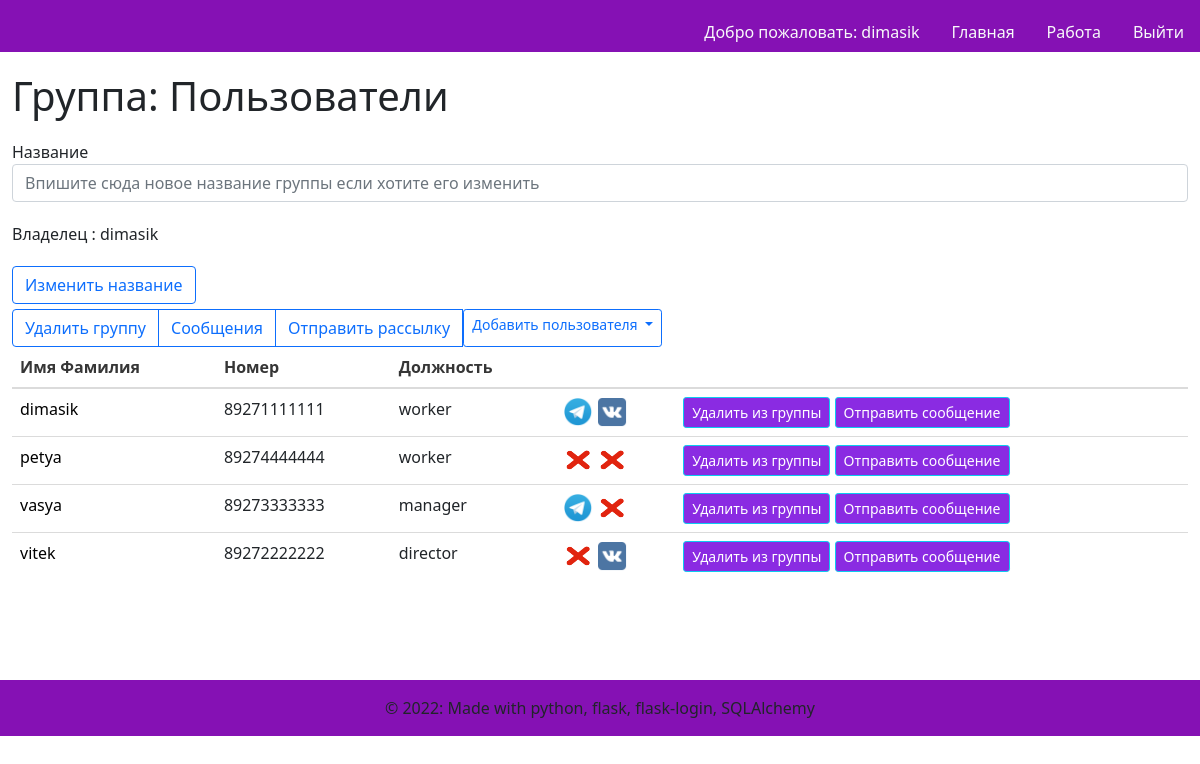
The app's page /3/editgroup (signed in), older data.
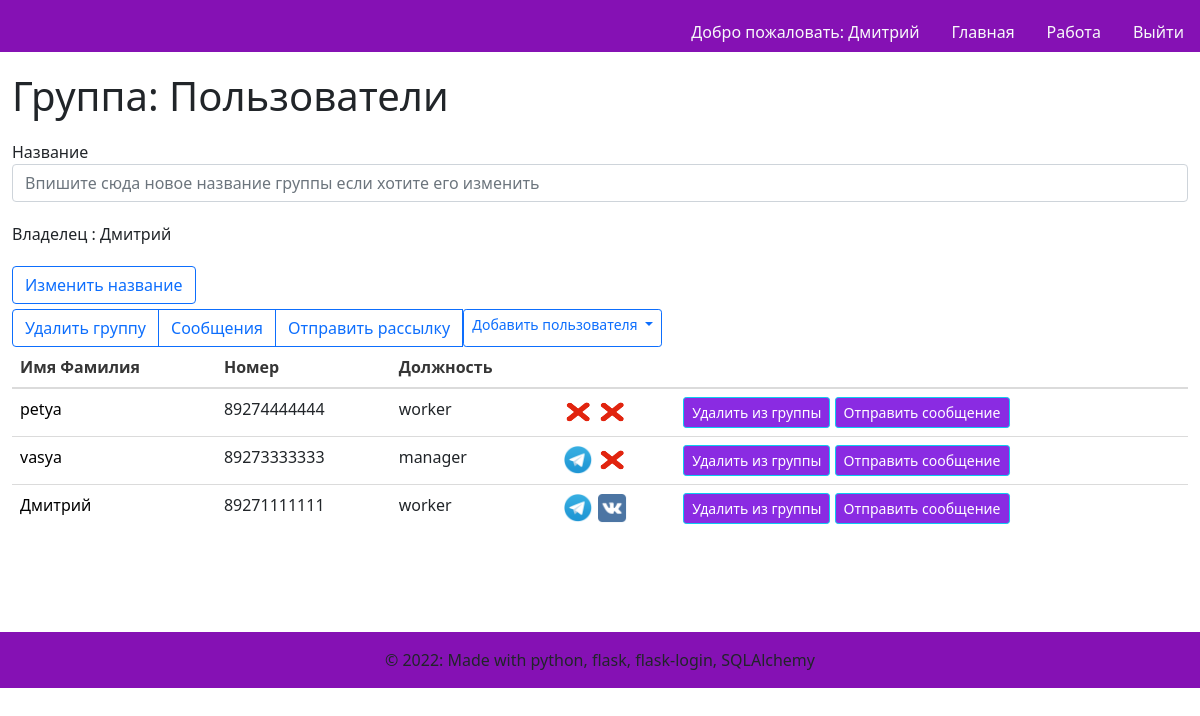
The same page, newer data.
### models.py (models this page shows)
class User(UserMixin, db.Model):
    id = db.Column(db.Integer,
                   nullable=False,
                   unique=True,
                   primary_key=True,
                   autoincrement=True)  # primary keys are required by SQLAlchemy
    password = db.Column(db.String(100))  # пароль есть только у администраторов и модераторов
    name = db.Column(db.String(100))  # имя фамилия
    phone_number = db.Column(db.String(11), unique=True)  # номер телефона
    vk_authorized = db.Column(db.Boolean)  # авторизован вк или нет
    tlg_authorized = db.Column(db.Boolean)  # авторизован в телеграм или нет
    status = db.Column(db.String(30))  # статус пользователя(ожидает подтверждения\в архиве\подтвержден)
    app_role = db.Column(db.String(20))  # роль в приложении(админ, модератор, пользователь)
    organisation_role = db.Column(db.String(100))  # должность в организации

### groups.py (the view)
@groups.route('/<int:id>/editgroup')
@login_required
def editgroup(id):
    group = Group.query.filter_by(id=id).first()
    if current_user.app_role != ADMIN and current_user.id != group.owner_id:
        flash(f'Только модератор группы и администраторы могут просматривать информацию о группе {group.name}!')
        return redirect(url_for('main.workallusers'))
    owner = User.query.filter_by(id=group.owner_id).first()
    relations = db.session.query(users_groups_relations).filter_by(group_id=group.id).all()
    group_users = []
    for row in relations:
        group_users.append(row.user_id)
    users = User.query.filter(User.id.in_(group_users)).order_by(User.name).all()
    not_in_group = User.query.filter(User.id.not_in(group_users)).order_by(User.name).all()
    return render_template('editgroup.html', group=group, owner=owner, users=users, not_in_group=not_in_group)

### templates/editgroup.html (shortened to what this page needs)
{% extends "base.html" %}
{% block content %}
    <h1>Группа: {{ group.name }}</h1>
    <form method="post">
        <div class="form-group" style="margin-top: 20px">
            <label for="title">Название</label>
            <input type="text" name="new_group_name"
                   placeholder="Впишите сюда новое название группы если хотите его изменить" class="form-control"
                   value="{{ request.form['new_group_name'] }}"></input>
        </div>
        <div class="form-group" style="margin-top: 20px">
            <label for="content">Владелец : {{ owner.name }}</label>
        </div>
        <div class="form-group" style="margin-top: 20px">
            <button type="submit" class="btn btn-outline-primary">Изменить название</button>
        </div>
    </form>
    <div class="btn-group" role="group" aria-label="Basic outlined example" style="margin-top: 5px; margin-right: 10px">
        <a class="btn btn-outline-primary" href="{{url_for('groups.deletegroup', id=group.id)}}" role="button">Удалить группу</a>
        <a class="btn btn-outline-primary" href="#" role="button">Сообщения</a>
        <a class="btn btn-outline-primary" href="#" role="button">Отправить рассылку</a>
        <div class="dropdown">
          <a class="btn btn-outline-primary btn-sm dropdown-toggle"
             href="#" role="button" id="dropdownMenuLink"
             data-bs-toggle="dropdown"
             aria-expanded="false">
            Добавить пользователя
          </a>
        </div>
    </div>
    <table class="table table-hover">
      <thead>
        <tr>
          <th scope="col">Имя Фамилия</th>
          <th scope="col">Номер</th>
          <th scope="col">Должность</th>
            <th scope="col"></th>
          <th scope="col"></th>
        </tr>
      </thead>
        <tbody>
            {%for user in users%}
            <tr>
              <td scope="row">
                  <a class="text-decoration-none" style="color: black"
                     href="{{ url_for('users.edituser', id=user['id']) }}">
                  {{ user['name'] }}</a></td>
              <td>{{ user['phone_number'] }}</td>
              <td>{{ user['organisation_role'] }}</td>
              <td>
                  {% if user['tlg_authorized'] %}
                      <img src="../static/images/tg.png" alt="TG" class="img-rounded" style="height:30px; width:30px"/>
                  {% else %}
                      <img src="../static/images/none.png" alt="" class="img-rounded" style="height:30px; width:30px"/>
                  {% endif %}
                  {% if user['vk_authorized'] %}
                      <img src="../static/images/vk.png" alt="VK" class="img-rounded" style="height:30px; width:30px"/>
                  {% else %}
                      <img src="../static/images/none.png" alt="" class="img-rounded" style="height:30px; width:30px"/>
                  {% endif %}
              </td>
              <td>
                    <a class="btn btn-info btn-sm" style="background-color:blueviolet; color:white" href="">
                        Удалить из группы
                    </a>
                    <a class="btn btn-info btn-sm" style="background-color:blueviolet; color:white" href="">
                        Отправить сообщение
                    </a>
              </td>
            </tr>
              {%endfor%}
        </tbody>
    </table>
{% endblock %}

### templates/base.html (shortened to what this page needs)
<!DOCTYPE html>
<html>
<head>
    <link rel="stylesheet" href="https://cdnjs.cloudflare.com/ajax/libs/bulma/0.7.2/css/bulma.min.css" />
    <link href="https://cdn.jsdelivr.net/npm/bootstrap@5.1.3/dist/css/bootstrap.min.css" rel="stylesheet">
    <link rel="stylesheet" href="../static/css/preloader.css"/>
</head>
<body class="loader-body" style="background-color: #ffffff; height: inherit">
            <nav class="d-none page-header navbar navbar-light sticky-top" style="background-color: #8511b4;">
                <div class="container-fluid ">
                    <ul class="nav nav-pills position-absolute bottom-0 end-0">
                        {% if current_user.is_authenticated %}
                        <li class="nav-item">
                            <a class="nav-link text-light" style="color: black"
                                        href="{{ url_for('users.edituser', id=current_user.id) }}">
                                Добро пожаловать: {{ current_user.name }}
                            </a>
                         </li>
                        {% endif %}
                        <li class="nav-item" >
                            <a href="{{ url_for('main.index') }}" class="nav-link text-light">
                                Главная
                            </a>
                        </li>
                        {% if current_user.is_authenticated %}
                        <li class="nav-item">
                            <a href="{{ url_for('main.workallusers') }}" class="nav-link text-light">
                                Работа
                            </a>
                        </li>
                        {% endif %}
                        {% if current_user.is_authenticated %}
                        <li class="nav-item">
                            <a href="{{ url_for('auth.logout') }}" class="nav-link text-light">
                                Выйти
                            </a>
                        </li>
                        {% endif %}
                    </ul>
                </div>
            </nav>
            <div class="d-none page-main container-fluid" style="height: 82%">
                   {% block content %}
                   {% endblock %}
            </div>
            <footer class="d-none page-footer font-small blue" style="background-color: #8511b4; margin-top: 100px">
              <div class="footer-copyright text-center py-3">© 2022: Made with python, flask, flask-login, SQLAlchemy
              </div>
            </footer>
    </body>
</html>

Row changes from the older to the newer data that the page shows:
no longer on this page (row edited): User: name "vitek", phone_number "89272222222", organisation_role "director", tlg_authorized False (drawn), vk_authorized True (drawn)
changed User: name "dimasik" → "Дмитрий"; moves down the list
